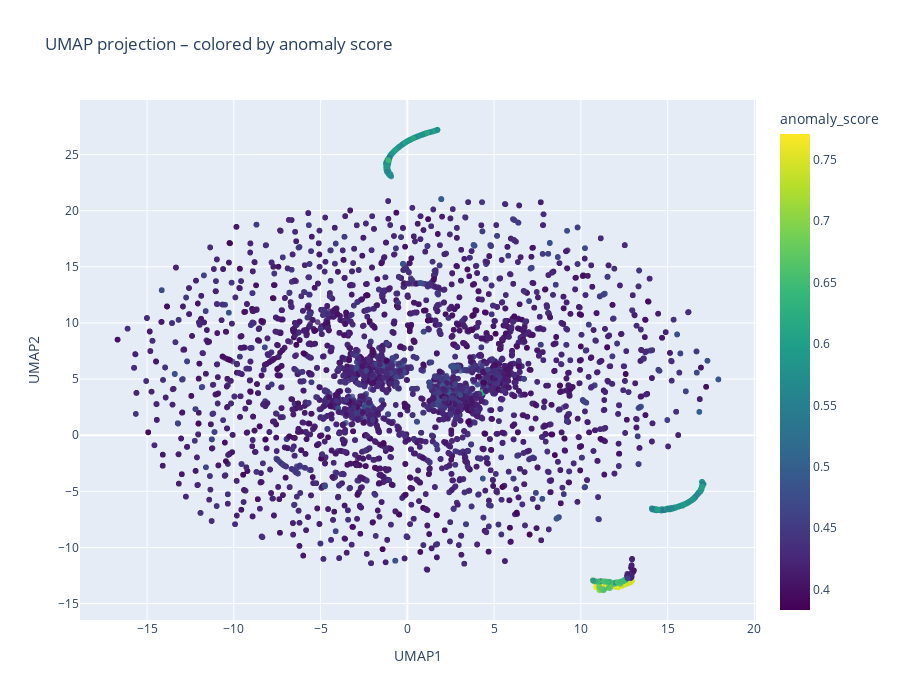

Notebook code for this chart:
### Code cell
import umap
import plotly.express as px

# -----------------------------
# UMAP embedding
# -----------------------------
reducer = umap.UMAP(
    n_neighbors=30,
    min_dist=0.1,
    n_components=2,
    metric='euclidean',
    random_state=42
)

X_umap = reducer.fit_transform(X)

# Crear un DataFrame para la visualización
df_plot = pd.DataFrame({
    'UMAP1': X_umap[:, 0],
    'UMAP2': X_umap[:, 1],
    'anomaly_score': df['anomaly_score']
})

# Opcional: incluir más columnas originales para mostrar en el hover
# Por ejemplo, si quieres mostrar las primeras 5 características:
feature_cols = list(df.columns[:5])
# Asegurar que 'is_attack' esté incluido
feature_cols.append('is_attack')

df_plot = pd.concat([df_plot, df[feature_cols].reset_index(drop=True)], axis=1)

# Crear gráfico interactivo
fig = px.scatter(
    df_plot,
    x='UMAP1',
    y='UMAP2',
    color='anomaly_score',
    color_continuous_scale='viridis',
    hover_data=feature_cols,  # ¡esto muestra los valores al pasar el ratón!
    title="UMAP projection – colored by anomaly score",
    width=900,
    height=700
)

fig.update_traces(marker=dict(size=6, opacity=0.8))
fig.show()

### Figure 1 — Plotly figure (JSON) as saved in the notebook; plotly's stock layout.template omitted (floating-point values rounded to 4 significant figures; data arrays with more than 128 entries replaced by an {"elided": "..."} marker saying what was removed)
{"data": [{"customdata": {"elided": "24005x6 float values"}, "hovertemplate": "UMAP1=%{x}<br>UMAP2=%{y}<br>n_connections=%{customdata[0]}<br>id.orig_p_mean=%{customdata[1]}<br>id.orig_p_std=%{customdata[2]}<br>id.orig_p_max=%{customdata[3]}<br>id.resp_p_std=%{customdata[4]}<br>is_attack=%{customdata[5]}<br>anomaly_score=%{marker.color}<extra></extra>", "legendgroup": "", "marker": {"color": {"elided": "24005 float values"}, "coloraxis": "coloraxis", "opacity": 0.8, "size": 6, "symbol": "circle"}, "mode": "markers", "name": "", "showlegend": false, "type": "scattergl", "x": {"elided": "24005 float values"}, "xaxis": "x", "y": {"elided": "24005 float values"}, "yaxis": "y"}], "layout": {"coloraxis": {"colorbar": {"title": {"text": "anomaly_score"}}, "colorscale": [[0, "#440154"], [0.1111, "#482878"], [0.2222, "#3e4989"], [0.3333, "#31688e"], [0.4444, "#26828e"], [0.5556, "#1f9e89"], [0.6667, "#35b779"], [0.7778, "#6ece58"], [0.8889, "#b5de2b"], [1, "#fde725"]]}, "height": 700, "legend": {"tracegroupgap": 0}, "title": {"text": "UMAP projection – colored by anomaly score"}, "width": 900, "xaxis": {"anchor": "y", "domain": [0, 1], "title": {"text": "UMAP1"}}, "yaxis": {"anchor": "x", "domain": [0, 1], "title": {"text": "UMAP2"}}}}
